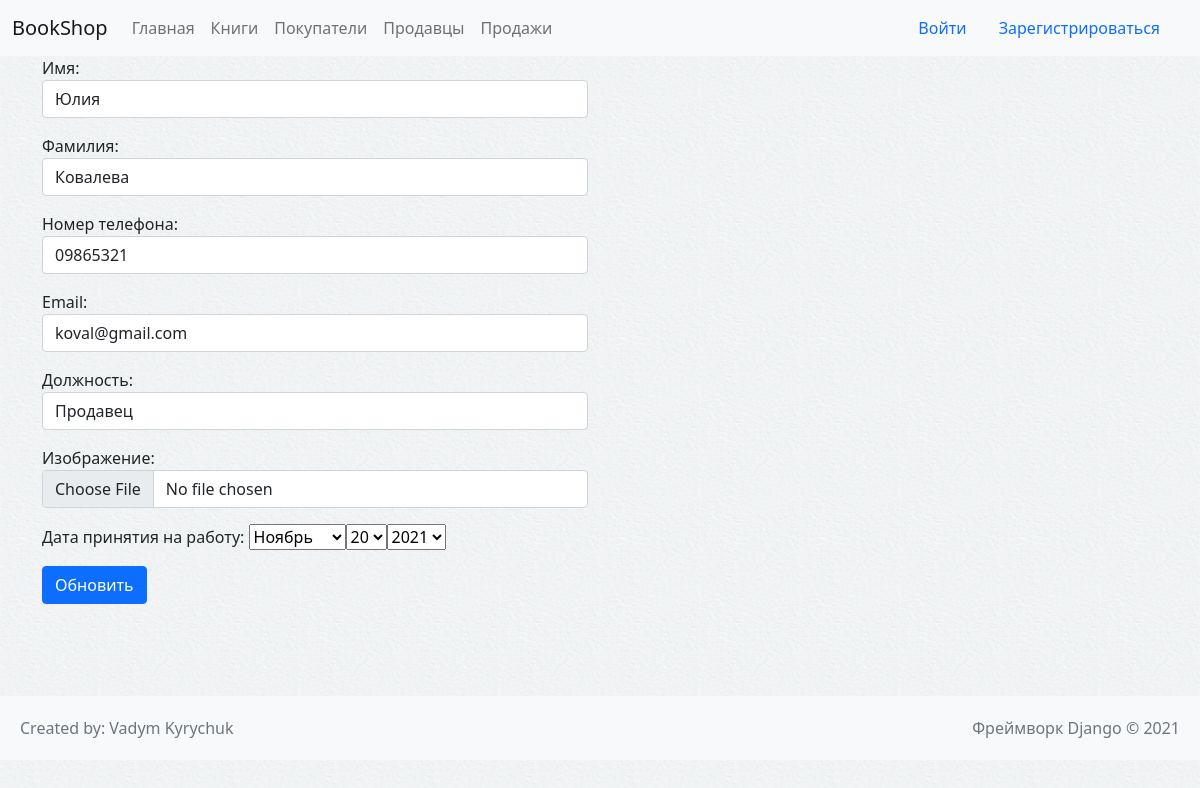
Page /seller/2 on the committed database.
### books/models.py (models this page shows, shortened)
class Seller(models.Model):
    POSITION_LIST = [
        ('Trainee', "Стажер"),
        ('Salesman', "Продавец"),
        ('Oldest salesman', "Старший продавец"),
        ('Supervisor', "Руководитель")
    ]
    first_name = models.CharField(max_length=64, blank=False, verbose_name='Имя')
    last_name = models.CharField(max_length=64, blank=False, verbose_name='Фамилия')
    phone = models.CharField(max_length=20, blank=False, unique=True, verbose_name='Номер телефона')
    email = models.EmailField(blank=True, verbose_name='Email')
    position = models.CharField(max_length=64, blank=False, default='Trainee', choices=POSITION_LIST,
                                verbose_name='Должность')
    img = models.ImageField(upload_to='seller_img/%Y/%m/%d', blank=True, verbose_name='Изображение')
    recruitment = models.DateField(verbose_name="Принятие на работу")
    class Meta:
        verbose_name = "Продавец"
        verbose_name_plural = "Продавцы"

### books/views.py (the view, shortened to what this page needs)
# urls.py: path('seller/<int:seller_id>', update_seller, name='update_seller'),
def update_seller(request, seller_id):
    if request.method == "GET":
        upd_seller = get_object_or_404(pk=int(seller_id), klass=Seller)
        form = UpdateSeller(instance=upd_seller)
    return render(request, 'update_seller.html', {'form': form, 'seller_id': seller_id})

### books/forms.py
class UpdateSeller(forms.ModelForm):
    class Meta:
        model = Seller
        fields = '__all__'
        labels = {
            'first_name': 'Имя',
            'last_name': 'Фамилия',
            'phone': 'Номер телефона',
            'email': 'Email',
            'position': 'Должность',
            'img': 'Изображение',
            'recruitment': 'Дата принятия на работу'
        }
        widgets = {
            'first_name': forms.TextInput(attrs={'class': 'form-control'}),
            'last_name': forms.TextInput(attrs={'class': 'form-control'}),
            'phone': forms.TextInput(attrs={'class': 'form-control'}),
            'email': forms.EmailInput(attrs={'class': 'form-control'}),
            'position': forms.Select(choices=Seller.POSITION_LIST, attrs={'class': 'form-control'}),
            'img': forms.FileInput(attrs={'class': 'form-control'}),
            'recruitment': forms.SelectDateWidget(),
        }

### templates/update_seller.html (shortened to what this page needs)
{% extends './partials/base.html' %}
{% block content %}
<div class="container" style="min-height: 80vh">
    <div class="row">
        <div class="col-6">
            <form method="post" enctype='multipart/form-data'>
                {{form.as_p}}
                <button class="btn btn-primary">Обновить</button>
            </form>
        </div>
    </div>
</div>
{% endblock %}

### static/style.css (style rules this page uses)
body { height: 100%; width: 100%; background: url("bg.png"); }

### rows in the picture
Seller: first_name "Юлия", last_name "Ковалева", phone "09865321", email "koval@gmail.com", position "Продавец"
